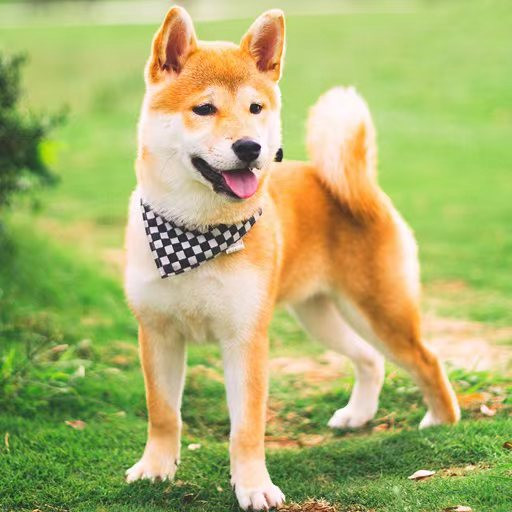
#> input picture MultimediaProcessing/image_enhance/testimg.jpg, 512 x 512 px
$ python histogram_equalization.py
#> lines starting #> are read from the running program, lines starting #| are printed output that depends on the picture
import os
import cv2
import copy
import numpy as np
from matplotlib import pyplot as plt

module_path = os.path.dirname(__file__)
filein = module_path+'/testimg.jpg'
img = cv2.imread(filein)
#> img is the input picture: shape (512, 512, 3); mean B, G, R 108.5, 178.9, 172.9
# cv2.imshow('y', img)
imgGray = cv2.cvtColor(img, cv2.COLOR_BGR2GRAY)
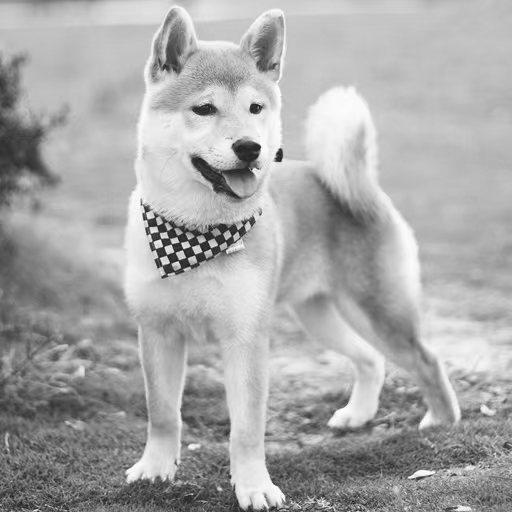
#> imgGray: shape (512, 512); min 21, max 255, mean 169.1
imgArray = imgGray.flatten()

# 统计不同灰度级的像素数
grayNum = np.zeros(256, dtype=int)
for pixel in imgArray:
    grayNum[pixel] += 1
#> this loop made 262144 passes
#> pixel on passes 1 to 3: 149, 149, 149
#> after the loop, grayNum = 256 values, max 5913 at index 192, min 0 at index 0, mean 1024

# 计算每个灰度级的概率
probability = np.zeros(256, dtype=float)
for i in range(0, 255):
    probability[i] = grayNum[i]/imgArray.size
#> after the loop, probability = 256 values, max 0.0226 at index 192, min 0 at index 0, mean 0.00391

# 统计每个灰度级的累计概率
probabilitySum = np.zeros(256, dtype=float)
for i in range(0, 256):
    for j in range(0, i):
        probabilitySum[i] += probability[j]
#> after the loop, probabilitySum = 256 values from 0 to 1

# 直方图变换
i = 0
imgArrayEnhanced = copy.deepcopy(imgArray)
for pixel in imgArray:
    imgArrayEnhanced[i] = probabilitySum[pixel]*255+0.5
    i += 1
#> after the loop, i = 262144

# 绘制直方图
plt.subplot(211)
plt.xlabel('grade')
plt.ylabel('numbers')
plt.hist(imgArray, bins=256, density=0, edgecolor='None', facecolor='red')
plt.subplot(212)
plt.xlabel('grade')
plt.ylabel('numbers')
plt.hist(imgArrayEnhanced, bins=256, density=0,
         edgecolor='None', facecolor='red')
plt.show()
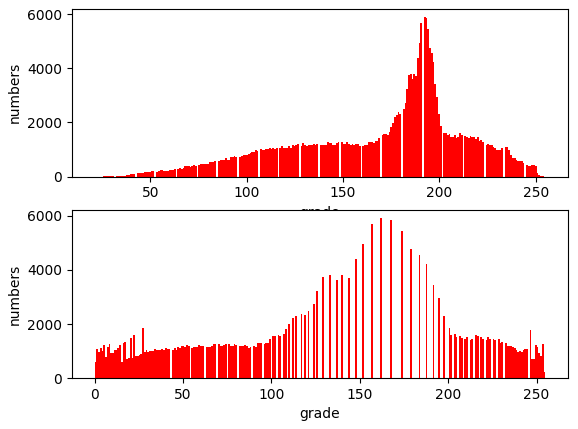
#> figure drawn by matplotlib, 2 panels; panel 1: tallest bar 5913 high, from x = 191.9 to 192.8; panel 2: tallest bar 5913 high, from x = 161.4 to 162.4

imgGrayEnhanced = imgArrayEnhanced.reshape(512, 512)
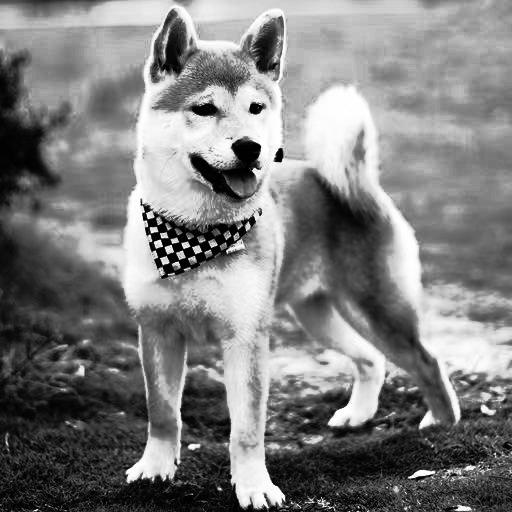
#> imgGrayEnhanced: shape (512, 512); min 0, max 255, mean 126.4

cv2.imshow('enhanced', imgGrayEnhanced)
cv2.imshow('before', imgGray)
cv2.waitKey(0)
